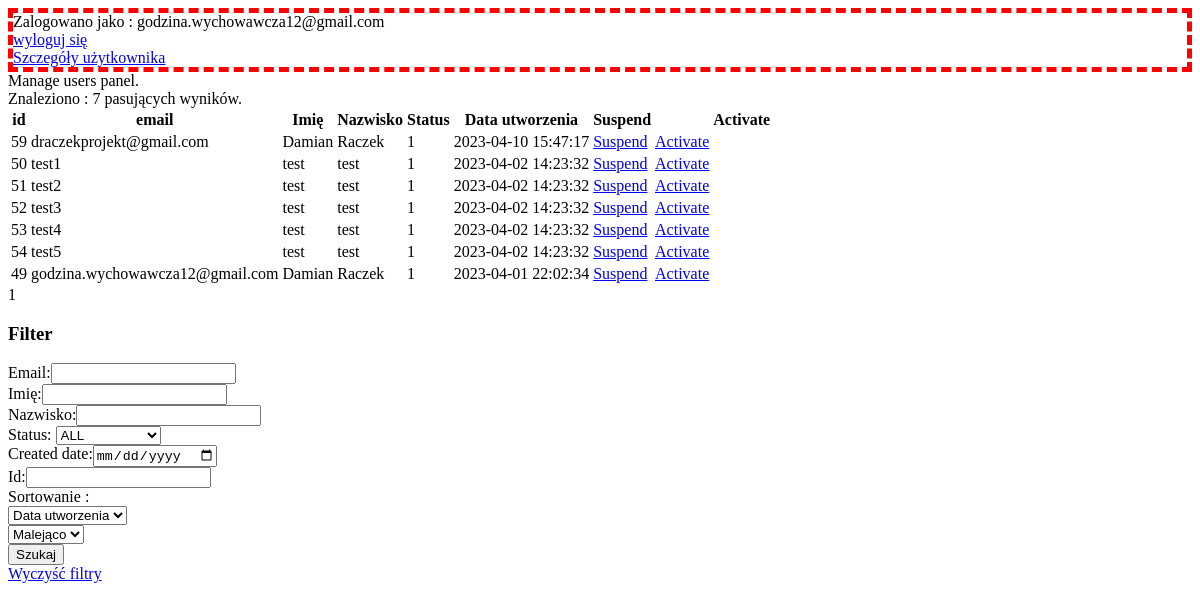
Page /dRaczekProjekt/admin/manage/users (signed in) on the earlier database version.
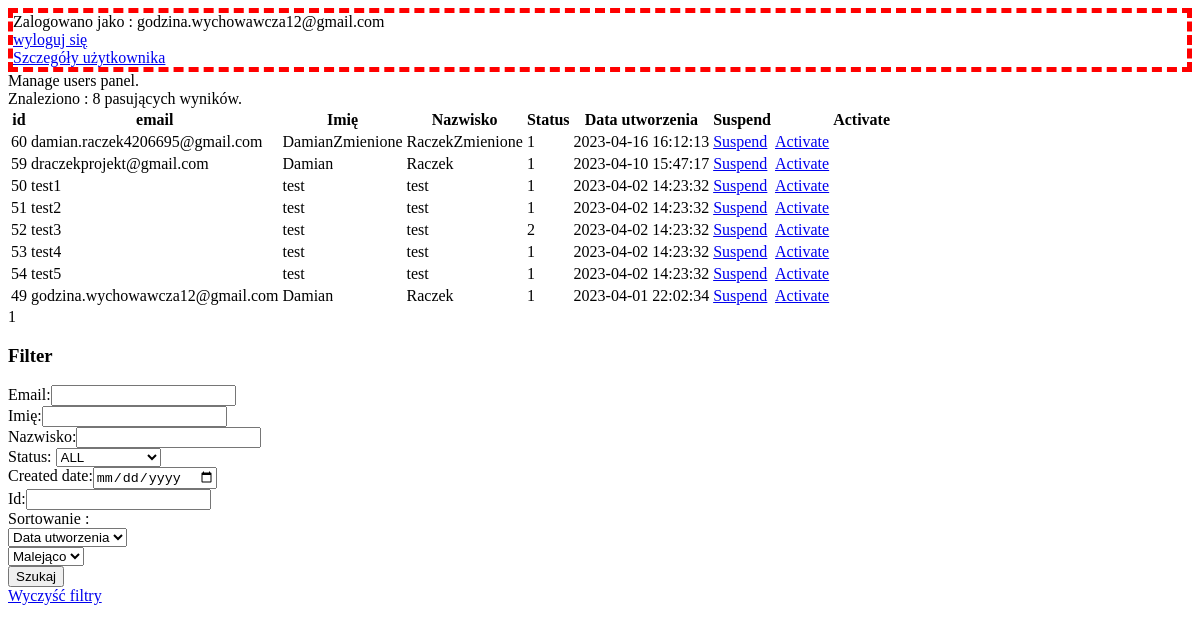
Same page on the later database version.
### tables this page shows
CREATE TABLE `users` (
  `id` bigint(20) NOT NULL,
  `email` varchar(255) NOT NULL,
  `password` varchar(255) NOT NULL,
  `first_name` varchar(255) NOT NULL,
  `last_name` varchar(255) NOT NULL,
  `date_of_birth` date NOT NULL,
  `created_date` datetime NOT NULL,
  `user_id_created` bigint(20) NOT NULL,
  `last_modified_date` datetime NOT NULL,
  `user_id_last_modified` bigint(20) NOT NULL,
  `status` tinyint(3) UNSIGNED NOT NULL
);

### MVC/controllers/admin/user/ManageUsersController.php (called while the page is built, shortened)
<?php
include_once("MVC/models/databaseModels/AdminModel.php");
class ManageUsersController extends AdminController{
    public function displayManageUsersPage($pageable = "page=1&size=10"){
        $page = intval($_GET['page']);
        $pageSize = intval($_GET['size']);
        $id=null;
        $email= null;
        $firstName = null;
        $lastName = null;
        $status = null;
        $createdDate = null;
        $orderBy=null;
        $order=null;
        $firstResult = ($page - 1) * $pageSize;
        $AcceptableOrderByArray = array(
            "created_date",
            "id",
            "status",
            "first_name",
            "last_name",
            "email");
        if(!in_array($orderBy, $AcceptableOrderByArray)){
            $orderBy = $AcceptableOrderByArray[0];
        }
        $AcceptableOrderArray = array(
            "desc",
            "asc");
        if(!in_array($order, $AcceptableOrderArray)){
            $order = $AcceptableOrderArray[0];
        }
        $adminModel = new AdminModel();
        $result = $adminModel->searchUsers($firstResult, $pageSize, $email, $firstName, $lastName, $status, $createdDate, $id, $orderBy, $order);
        $resultCount = ($adminModel->searchUsersCount($email, $firstName, $lastName, $status, $createdDate, $id))[0];
        include("MVC/views/admin/manageUsersPage.php");
    }
}

### MVC/models/databaseModels/AdminModel.php (called while the page is built, shortened)
<?php
class AdminModel{
    public function searchUsersCount($email=null, $firstName=null, $lastName=null, $status=null, $createdDate=null, $id=null){
        $dbh = include("MVC/models/databaseModels/Database.php");
        include("config/predefindedUsers.php");
        $query = "SELECT Count(*) FROM users WHERE id != :id";
        $stmt = $dbh->prepare($query);
        $stmt->bindParam(':id', $System_user_id, PDO::PARAM_INT);
        $stmt->execute();
        return $stmt->fetch();
    }
    public function searchUsers($firstResultIdx, $pageSIze, $email=null, $firstName=null, $lastName=null, $status=null, $createdDate=null, $id=null, $orderBy=null, $order=null){
        $dbh = include("MVC/models/databaseModels/Database.php");
        include("config/predefindedUsers.php");
        $query = "SELECT id, email, first_name, last_name, status, created_date FROM users WHERE `id`!=:id";
        if(!empty($orderBy) && !empty($order)){
            $query.=" ORDER BY $orderBy $order ";
        }
        $query.=" LIMIT :firstResult, :pageSize";
        $stmt = $dbh->prepare($query);
        $stmt->bindParam(':id', $System_user_id, PDO::PARAM_INT);
        $stmt->bindParam(':firstResult', $firstResultIdx, PDO::PARAM_INT);
        $stmt->bindParam(':pageSize', $pageSIze, PDO::PARAM_INT);
        $stmt->execute();
        return $stmt->fetchAll();
    }
}

### config/predefindedUsers.php (called while the page is built)
<?php
$System_user_id = 1;

### MVC/views/admin/manageUsersPage.php (the view, shortened to what the changed rows need)
<!DOCTYPE html>
<html lang="en">
<head>
</head>
<body>
    <div style="border:5px dashed red;">
        <?php
            if(isset($_SESSION['user_id'])){
                echo "Zalogowano jako : ".$_SESSION['user_email']."<br>";
                echo "<a href=\"../logout\">wyloguj się</a><br>";
                echo "<a href=\"../user\">Szczegóły użytkownika</a>";
            }
            else{
                echo "<a href=\"login\">Zaloguj się</a>";
            }
        ?>
    </div>
    Manage users panel.<br>
    <div>
        <?php
            if($result===null || count($result)===0){
                echo "Nie znalezniono wyników";
            }
            else{
                echo "Znaleziono : $resultCount pasujących wyników.";
        ?>
        <table>
            <tr>
                <th>id</th>
                <th>email</th>
                <th>Imię</th>
                <th>Nazwisko</th>
                <th>Status</th>
                <th>Data utworzenia</th>
                <th>Suspend<th>
                <th>Activate<th>
            </tr>
            <?php
                function createCell($value){
                    echo "<td>$value</td>";
                }
                foreach($result as $row){
                    echo "<tr>";
                    createCell($row['id']);
                    echo "<td><a href=\"/dRaczekProjekt/admin/manage/users/suspend/".$row['id']."\">Suspend</a></td>";
                    echo "<td><a href=\"/dRaczekProjekt/admin/manage/users/activate/".$row['id']."\">Activate</a></td>";
                    echo "</tr>";
                }
            ?>
        </table>
        <?php
                echo $page;
        ?>
        <?php
            }
            echo "<h3>Filter</h3>";
            echo " <form action=\"/dRaczekProjekt/admin/manage/users\" method=\"get\" id=\"filterForm\">"
        ?>
                Email:<input type="text" name="email" value = "<?php echo $email; ?>"><br>
                Imię:<input type="text" name="firstName" value ="<?php echo $firstName; ?>"><br>
                Nazwisko:<input type="text" name="lastName" value ="<?php echo $lastName; ?>"><br>
                Status: <select name="status">
                    <option value="999" <?php if($status==null)echo "selected";?>>ALL</option>
                </select> <br>
                Created date:<input type="date" name="createdDate" value = "<?php echo $createdDate; ?>"><br>
                Id:<input type="text" name="id" <?php echo "value=\"$id\""; ?>><br>
                Sortowanie : <Br>
                <select name="orderBy">
                    <option value="created_date" <?php if($orderBy=="created_date")echo "selected";?>>Data utworzenia</option>
                </select><Br>
                <select name="order">
                    <option value="desc" <?php if($order=="desc")echo "selected";?>>Malejąco</option>
                </select><Br>
                <input type="submit" name="submit" value="Szukaj">
            </form>
            <a href="/dRaczekProjekt/admin/manage/users">Wyczyść filtry</a>
    </div>
</body>
</html>

### router/Router.php (shortened to what the changed rows need)
<?php
class Router {
    function routeRequest($requestUri, $routes) {
        foreach ($routes as $route => $params) {
            $pattern = str_replace(':id', '(\d+)', $route);
            $pattern = str_replace(":token", '([A-Za-z\d]+)', $pattern);
            $pattern = str_replace(":pageableUsers", '\?((page=(\d)+)(&size=(\d)+)((&email=([A-Za-z\d])+)*)((&firstName=([A-Za-z\d])+)*)((&lastName=([A-Za-z\d])+)*)((&status=(\d)+)*)((&createdDate=([\d-])+)*)((&id=(\d)+)*)((&orderBy=([A-Za-z_])+)*)((&order=([A-Za-z])+)*))', $pattern);
            $pattern = str_replace(":pageableCategories", '\?((page=(\d)+)(&size=(\d)+)((&name=([A-Za-z\d])+)*)((&status=(\d)+)*)((&createdDate=([\d-])+)*)((&id=(\d)+)*)((&orderBy=([A-Za-z_])+)*)((&order=([A-Za-z])+)*))', $pattern);
            $pattern = str_replace(":pageableProducts", '\?((page=(\d)+)(&size=(\d)+)((&name=([A-Za-z\d])+)*)((&categoryId=(\d)+)*)((&description=([a-zA-Z0-9.,:;"\'() \n-])+)*)((&priceFrom=(\d+(?:\.\d+)?))*)((&priceTo=(\d+(?:\.\d+)?))*)((&quantityFrom=(\d)+)*)((&quantityTo=(\d)+)*)((&productSize=(\d)+)*)((&colour=(\d)+)*)((&viewCountFrom=(\d)+)*)((&viewCountTo=(\d)+)*)((&status=(\d)+)*)((&createdDate=([\d-])+)*)((&id=(\d)+)*)((&orderBy=([A-Za-z_])+)*)((&order=([A-Za-z])+)*))', $pattern);
            if (preg_match('#^'.$pattern.'$#', $requestUri, $matches)) {
                $controller = new $params['controller']();
                $action = $params['action'];
                $params = array_slice($matches, 1);
                call_user_func_array(array($controller, $action), $params);
                return true;
            }
        }
        return false;
    }
  }

Differences in the rows shown:
added users: id "60 damian.raczek4206695@gmail.com DamianZmienione RaczekZmienione 1 2023-04-16 16:12:13", shown under "8"
changed users "59 draczekprojekt@gmail.com Damian Raczek 1 2023-04-10 15:47:17": moves from the list under "7" to the list under "8"
shown differently, row unchanged: users "50 test1 test test 1 2023-04-02 14:23:32": moves from the list under "7" to the list under "8"
changed users "51 test2 test test 1 2023-04-02 14:23:32": moves from the list under "7" to the list under "8"
changed users: status 1 → 2 (drawn); moves from the list under "7" to the list under "8"
shown differently, row unchanged: users "53 test4 test test 1 2023-04-02 14:23:32": moves from the list under "7" to the list under "8"
shown differently, row unchanged: users "54 test5 test test 1 2023-04-02 14:23:32": moves from the list under "7" to the list under "8"
changed users "49 godzina.wychowawcza12@gmail.com Damian Raczek 1 2023-04-01 22:02:34": moves from the list under "7" to the list under "8"
Other differences:
new list line: "Zalogowano jako : godzina.wychowawcza12@gmail.com wyloguj się Szczegóły użytkownika Manage users panel. Znaleziono : 8 pasujących wyników. id email Imię Nazwisko Status Data utworzenia Suspend Activate 1 Filter Email:  Imię:  Nazwisko:  Status: ALL Created date:  Id:  Sortowanie : Data utworzenia Malejąco Szukaj Wyczyść filtry"
list line gone: "Zalogowano jako : godzina.wychowawcza12@gmail.com wyloguj się Szczegóły użytkownika Manage users panel. Znaleziono : 7 pasujących wyników. id email Imię Nazwisko Status Data utworzenia Suspend Activate 1 Filter Email:  Imię:  Nazwisko:  Status: ALL Created date:  Id:  Sortowanie : Data utworzenia Malejąco Szukaj Wyczyść filtry"
